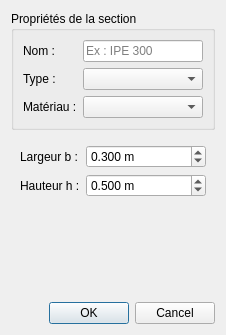
<?xml version="1.0" encoding="UTF-8"?>
<ui version="4.0">
 <class>SectionDialog</class>
 <widget class="QDialog" name="SectionDialog">
  <property name="windowTitle">
   <string>Section</string>
  </property>
  <property name="minimumWidth">
   <number>400</number>
  </property>
  <layout class="QVBoxLayout" name="mainLayout">
   <!-- Header group -->
   <item>
    <widget class="QGroupBox" name="groupMain">
     <property name="title">
      <string>Propriétés de la section</string>
     </property>
     <layout class="QFormLayout" name="formMain">
      <item row="0" column="0">
       <widget class="QLabel" name="labelName">
        <property name="text">
         <string>Nom :</string>
        </property>
       </widget>
      </item>
      <item row="0" column="1">
       <widget class="QLineEdit" name="editName">
        <property name="placeholderText">
         <string>Ex : IPE 300</string>
        </property>
       </widget>
      </item>
      <item row="1" column="0">
       <widget class="QLabel" name="labelType">
        <property name="text">
         <string>Type :</string>
        </property>
       </widget>
      </item>
      <item row="1" column="1">
       <widget class="QComboBox" name="comboType"/>
      </item>
      <item row="2" column="0">
       <widget class="QLabel" name="labelMaterial">
        <property name="text">
         <string>Matériau :</string>
        </property>
       </widget>
      </item>
      <item row="2" column="1">
       <widget class="QComboBox" name="comboMaterial"/>
      </item>
     </layout>
    </widget>
   </item>
   <!-- Stacked widget for section-type-specific parameters -->
   <item>
    <widget class="QStackedWidget" name="stack">
     <property name="currentIndex">
      <number>0</number>
     </property>
     <!-- Page 0: Rectangular -->
     <widget class="QWidget" name="pageRect">
      <layout class="QFormLayout" name="formRect">
       <item row="0" column="0">
        <widget class="QLabel" name="labelB">
         <property name="text">
          <string>Largeur b :</string>
         </property>
        </widget>
       </item>
       <item row="0" column="1">
        <widget class="QDoubleSpinBox" name="spinB">
         <property name="minimum">
          <double>0.010000000000000</double>
         </property>
         <property name="maximum">
          <double>10.000000000000000</double>
         </property>
         <property name="decimals">
          <number>3</number>
         </property>
         <property name="value">
          <double>0.300000000000000</double>
         </property>
         <property name="suffix">
          <string> m</string>
         </property>
         <property name="singleStep">
          <double>0.010000000000000</double>
         </property>
         <property name="toolTip">
          <string>Largeur</string>
         </property>
        </widget>
       </item>
       <item row="1" column="0">
        <widget class="QLabel" name="labelH">
         <property name="text">
          <string>Hauteur h :</string>
         </property>
        </widget>
       </item>
       <item row="1" column="1">
        <widget class="QDoubleSpinBox" name="spinH">
         <property name="minimum">
          <double>0.010000000000000</double>
         </property>
         <property name="maximum">
          <double>10.000000000000000</double>
         </property>
         <property name="decimals">
          <number>3</number>
         </property>
         <property name="value">
          <double>0.500000000000000</double>
         </property>
         <property name="suffix">
          <string> m</string>
         </property>
         <property name="singleStep">
          <double>0.010000000000000</double>
         </property>
         <property name="toolTip">
          <string>Hauteur</string>
         </property>
        </widget>
       </item>
      </layout>
     </widget>
     <!-- Page 1: T-section -->
     <widget class="QWidget" name="pageT">
      <layout class="QFormLayout" name="formT">
       <item row="0" column="0">
        <widget class="QLabel" name="labelBw">
         <property name="text">
          <string>Largeur âme bw :</string>
         </property>
        </widget>
       </item>
       <item row="0" column="1">
        <widget class="QDoubleSpinBox" name="spinBw">
         <property name="minimum">
          <double>0.010000000000000</double>
         </property>
         <property name="maximum">
          <double>10.000000000000000</double>
         </property>
         <property name="decimals">
          <number>3</number>
         </property>
         <property name="value">
          <double>0.250000000000000</double>
         </property>
         <property name="suffix">
          <string> m</string>
         </property>
         <property name="singleStep">
          <double>0.010000000000000</double>
         </property>
         <property name="toolTip">
          <string>Largeur âme</string>
         </property>
        </widget>
       </item>
       <item row="1" column="0">
        <widget class="QLabel" name="labelHw">
         <property name="text">
          <string>Hauteur âme hw :</string>
         </property>
        </widget>
       </item>
       <item row="1" column="1">
        <widget class="QDoubleSpinBox" name="spinHw">
         <property name="minimum">
          <double>0.010000000000000</double>
         </property>
         <property name="maximum">
          <double>10.000000000000000</double>
         </property>
         <property name="decimals">
          <number>3</number>
         </property>
         <property name="value">
          <double>0.400000000000000</double>
         </property>
         <property name="suffix">
          <string> m</string>
         </property>
         <property name="singleStep">
          <double>0.010000000000000</double>
         </property>
         <property name="toolTip">
          <string>Hauteur âme</string>
         </property>
        </widget>
       </item>
       <item row="2" column="0">
        <widget class="QLabel" name="labelBf">
         <property name="text">
          <string>Largeur table bf :</string>
         </property>
        </widget>
       </item>
       <item row="2" column="1">
        <widget class="QDoubleSpinBox" name="spinBf">
         <property name="minimum">
          <double>0.010000000000000</double>
         </property>
         <property name="maximum">
          <double>10.000000000000000</double>
         </property>
         <property name="decimals">
          <number>3</number>
         </property>
         <property name="value">
          <double>0.800000000000000</double>
         </property>
         <property name="suffix">
          <string> m</string>
         </property>
         <property name="singleStep">
          <double>0.010000000000000</double>
         </property>
         <property name="toolTip">
          <string>Largeur table</string>
         </property>
        </widget>
       </item>
       <item row="3" column="0">
        <widget class="QLabel" name="labelHf">
         <property name="text">
          <string>Épaisseur table hf :</string>
         </property>
        </widget>
       </item>
       <item row="3" column="1">
        <widget class="QDoubleSpinBox" name="spinHf">
         <property name="minimum">
          <double>0.010000000000000</double>
         </property>
         <property name="maximum">
          <double>5.000000000000000</double>
         </property>
         <property name="decimals">
          <number>3</number>
         </property>
         <property name="value">
          <double>0.150000000000000</double>
         </property>
         <property name="suffix">
          <string> m</string>
         </property>
         <property name="singleStep">
          <double>0.010000000000000</double>
         </property>
         <property name="toolTip">
          <string>Épaisseur table</string>
         </property>
        </widget>
       </item>
      </layout>
     </widget>
     <!-- Page 2: I-profile (steel catalogue) -->
     <widget class="QWidget" name="pageProfile">
      <layout class="QFormLayout" name="formProfile">
       <item row="0" column="0">
        <widget class="QLabel" name="labelFamily">
         <property name="text">
          <string>Famille :</string>
         </property>
        </widget>
       </item>
       <item row="0" column="1">
        <widget class="QComboBox" name="comboFamily">
         <item>
          <property name="text">
           <string>IPE</string>
          </property>
         </item>
         <item>
          <property name="text">
           <string>HEA</string>
          </property>
         </item>
         <item>
          <property name="text">
           <string>HEB</string>
          </property>
         </item>
        </widget>
       </item>
       <item row="1" column="0">
        <widget class="QLabel" name="labelProfile">
         <property name="text">
          <string>Profilé :</string>
         </property>
        </widget>
       </item>
       <item row="1" column="1">
        <widget class="QComboBox" name="comboProfile"/>
       </item>
       <item row="2" column="0" colspan="2">
        <widget class="QLabel" name="lblProfileInfo">
         <property name="wordWrap">
          <bool>true</bool>
         </property>
         <property name="styleSheet">
          <string notr="true">color: #888; font-size: 11px;</string>
         </property>
         <property name="text">
          <string/>
         </property>
        </widget>
       </item>
      </layout>
     </widget>
     <widget class="QWidget" name="pageSurface">
      <layout class="QFormLayout" name="formSurface">
       <item row="0" column="0">
        <widget class="QLabel" name="labelThickness">
         <property name="text">
          <string>Épaisseur :</string>
         </property>
        </widget>
       </item>
       <item row="0" column="1">
        <widget class="QDoubleSpinBox" name="spinThickness">
         <property name="minimum">
          <double>0.010000000000000</double>
         </property>
         <property name="maximum">
          <double>5.000000000000000</double>
         </property>
         <property name="decimals">
          <number>3</number>
         </property>
         <property name="value">
          <double>0.200000000000000</double>
         </property>
         <property name="suffix">
          <string> m</string>
         </property>
         <property name="singleStep">
          <double>0.010000000000000</double>
         </property>
         <property name="toolTip">
          <string>Épaisseur de la dalle / voile</string>
         </property>
        </widget>
       </item>
      </layout>
     </widget>
    </widget>
   </item>
   <!-- Summary label -->
   <item>
    <widget class="QLabel" name="lblSummary">
     <property name="styleSheet">
      <string notr="true">font-weight: bold; margin: 6px;</string>
     </property>
     <property name="text">
      <string/>
     </property>
    </widget>
   </item>
   <!-- Dialog buttons -->
   <item>
    <widget class="QDialogButtonBox" name="buttonBox">
     <property name="standardButtons">
      <set>QDialogButtonBox::Ok|QDialogButtonBox::Cancel</set>
     </property>
    </widget>
   </item>
  </layout>
 </widget>
 <resources/>
 <connections/>
</ui>
